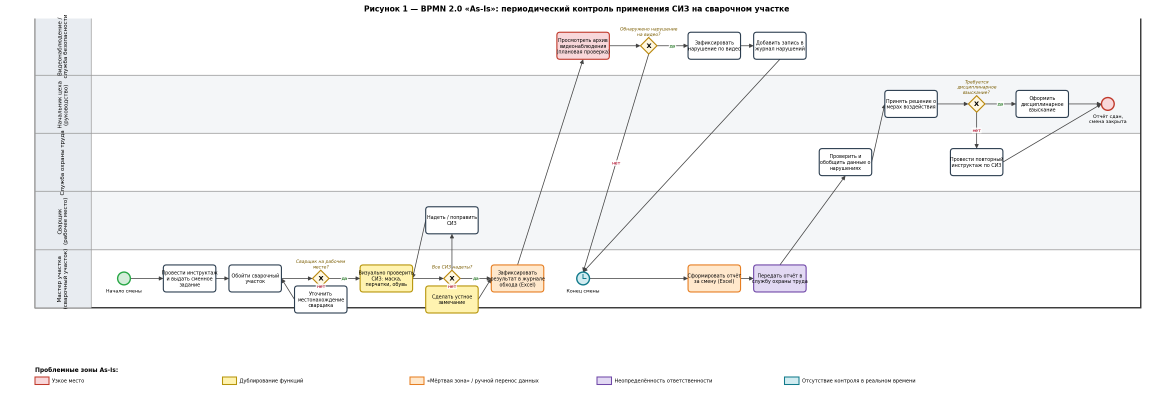
#> input picture As-Is_Контроль_СИЗ.png, 2306 x 794 px (shown at 1/2 size)
$ python img_peek.py '../As-Is_Контроль_СИЗ.png'
#> lines starting #> are read from the running program, lines starting #| are printed output that depends on the picture
# -*- coding: utf-8 -*-
"""Грубый просмотр картинки в текстовом виде: python -m labs.img_peek file.png.

Печатает карту плотности символов. Нужен только чтобы поймать явные промахи
вёрстки (обрезанная подпись, наложение блоков), а не для оценки качества.
"""
import sys

from PIL import Image


def peek(path, width=100, height=34):
#> called with path = '../As-Is_Контроль_СИЗ.png', width = 100, height = 34
    image = Image.open(path).convert("L")
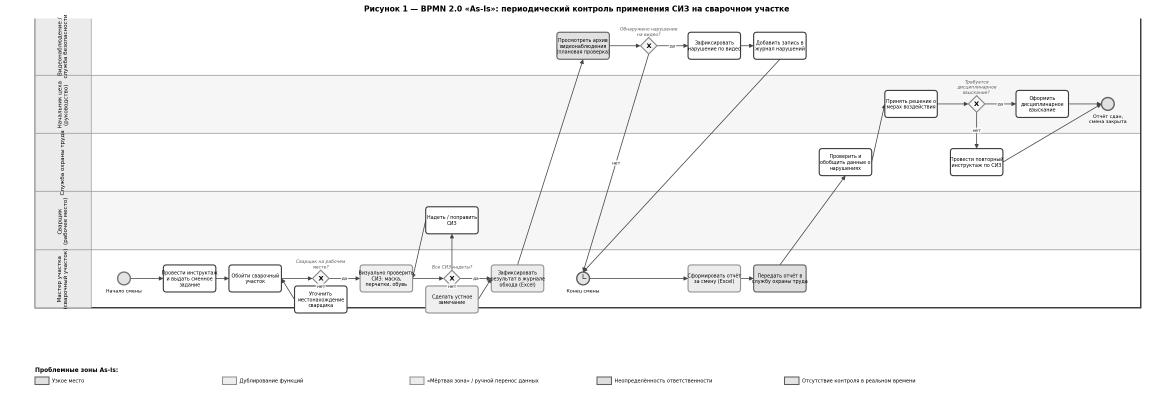
#> image: PIL image 2306x794 L (shown at 1/2 size); min 0, max 255, mean 245.9
    small = image.resize((width, height), Image.LANCZOS)
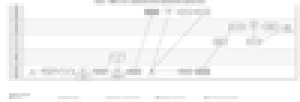
#> small: PIL image 100x34 L (shown 3 times larger); min 181, max 255, mean 245.5
    pixels = list(small.getdata())
#> pixels = 3400 values, max 255 at index 0, min 181 at index 37, mean 245.5
    chars = " .:-=+*#%@"
    for row in range(height):
        line = []
        for col in range(width):
            value = pixels[row * width + col]
            idx = int((255 - value) / 255.0 * (len(chars) - 1))
            line.append(chars[idx])
        print("".join(line))
    print("%s: %dx%d px" % (path, image.width, image.height))
#| ../As-Is_Контроль_СИЗ.png: 2306x794 px


if __name__ == "__main__":
    peek(sys.argv[1])
